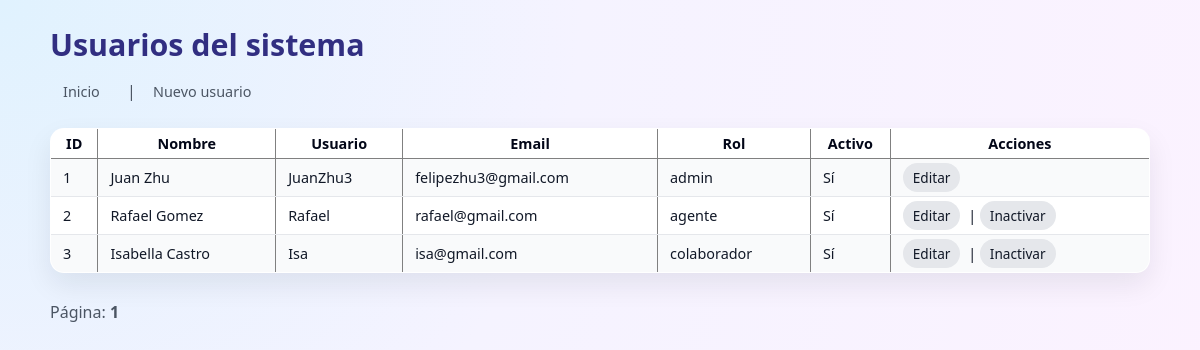
The app's page /public/usuarios.php (signed in) with its own data.
### tables this page shows
CREATE TABLE IF NOT EXISTS `usuarios` (
  `id` int NOT NULL AUTO_INCREMENT,
  `username` varchar(50) NOT NULL,
  `password_hash` varchar(255) NOT NULL,
  `nombre` varchar(100) NOT NULL,
  `email` varchar(100) NOT NULL,
  `rol_id` int NOT NULL,
  `activo` tinyint(1) DEFAULT '1',
  `creado_en` datetime DEFAULT CURRENT_TIMESTAMP,
  PRIMARY KEY (`id`),
  UNIQUE KEY `username` (`username`),
  KEY `rol_id` (`rol_id`)
);

CREATE TABLE IF NOT EXISTS `roles` (
  `id` int NOT NULL AUTO_INCREMENT,
  `nombre` varchar(50) NOT NULL,
  `alcance` varchar(255) DEFAULT NULL,
  `descripcion` varchar(255) DEFAULT NULL,
  PRIMARY KEY (`id`)
);

### app/core/Database.php (called while the page is built)
<?php
class Database
{
    private static $instance = null;
    private $connection;
    private function __construct()
    {
        $host    = 'sql211.infinityfree.com';
        $db      = 'if0_40622584_mesa_ayuda';
        $user    = 'if0_40622584';
        $pass    = 'tlOvjrdEGpA8J';
        $charset = 'utf8mb4';
        $dsn = "mysql:host=$host;dbname=$db;charset=$charset";
        $this->connection = new PDO($dsn, $user, $pass, [
            PDO::ATTR_ERRMODE            => PDO::ERRMODE_EXCEPTION,
            PDO::ATTR_DEFAULT_FETCH_MODE => PDO::FETCH_ASSOC,
        ]);
    }
    public static function getInstance(): Database
    {
        if (self::$instance === null) {
            self::$instance = new Database();
        }
        return self::$instance;
    }
    public function getConnection(): PDO
    {
        return $this->connection;
    }
}

### app/models/Usuario.php (called while the page is built, shortened)
<?php
require_once __DIR__ . '/../core/Database.php';
class Usuario
{
    private $db;
    public function __construct()
    {
        $this->db = Database::getInstance()->getConnection();
    }
    public function listarTodos(int $limite = 20, int $offset = 0): array
    {
        $sql = "SELECT u.*, r.nombre AS rol_nombre
                FROM usuarios u
                LEFT JOIN roles r ON u.rol_id = r.id
                ORDER BY id ASC
                LIMIT :limite OFFSET :offset";
        $stmt = $this->db->prepare($sql);
        $stmt->bindValue(':limite', $limite, PDO::PARAM_INT);
        $stmt->bindValue(':offset', $offset, PDO::PARAM_INT);
        $stmt->execute();
        return $stmt->fetchAll();
    }
    public function contarTodos(): int
    {
        $sql = "SELECT COUNT(*) AS total FROM usuarios";
        $stmt = $this->db->query($sql);
        $row = $stmt->fetch();
        return (int)($row['total'] ?? 0);
    }
}

### public/usuarios.php (the view, shortened to what this page needs)
<?php
require_once __DIR__ . '/../app/models/Usuario.php';
$model = new Usuario();
$pagina = isset($_GET['p']) ? (int)$_GET['p'] : 1;
$porPagina = 10;
$offset = ($pagina - 1) * $porPagina;
$total = $model->contarTodos();
$usuarios = $model->listarTodos($porPagina, $offset);
$totalPaginas = max(1, ceil($total / $porPagina));
?>
<!DOCTYPE html>
<html lang="es">
<head>
    <link rel="stylesheet" href="../assets/css/style.css">
</head>
<body>
    <h1>Usuarios del sistema</h1>
    <p>
        <a href="dashboard.php">Inicio</a> |
        <a href="usuario_form.php">Nuevo usuario</a>
    </p>
    <table border="1" cellpadding="5" cellspacing="0">
        <tr>
            <th>ID</th>
            <th>Nombre</th>
            <th>Usuario</th>
            <th>Email</th>
            <th>Rol</th>
            <th>Activo</th>
            <th>Acciones</th>
        </tr>
        <?php foreach ($usuarios as $u): ?>
            <tr>
                <td><?= $u['id']; ?></td>
                <td><?= htmlspecialchars($u['nombre']); ?></td>
                <td><?= htmlspecialchars($u['username']); ?></td>
                <td><?= htmlspecialchars($u['email']); ?></td>
                <td><?= htmlspecialchars($u['rol_nombre'] ?? ''); ?></td>
                <td><?= $u['activo'] ? 'Sí' : 'No'; ?></td>
                <td>
                    <a href="usuario_form.php?id=<?= $u['id']; ?>">Editar</a>
                    <?php if ($u['id'] != $_SESSION['user_id']): ?>
                        | <a href="usuario_eliminar.php?id=<?= $u['id']; ?>"
                             onclick="return confirm('¿Inactivar este usuario?');">
                            Inactivar
                          </a>
                    <?php endif; ?>
                </td>
            </tr>
        <?php endforeach; ?>
    </table>
    <p>
        Página:
        <?php for ($i = 1; $i <= $totalPaginas; $i++): ?>
            <?php if ($i == $pagina): ?>
                <strong><?= $i; ?></strong>
            <?php else: ?>
                <a href="?p=<?= $i; ?>"><?= $i; ?></a>
            <?php endif; ?>
        <?php endfor; ?>
    </p>
</body>
</html>

### assets/css/style.css (style rules this page uses)
:root { --bg-body: #f5f3ff; --bg-card: #ffffff; --bg-header: #4c1d95; --bg-header-soft: #312e81; --primary: #0ea5e9; --primary-soft: #e0f2fe; --primary-dark: #0284c7; --danger: #ef4444; --success: #16a34a; --warning: #f59e0b; --text-main: #020617; --text-soft: #4b5563; --border-soft: #e5e7eb; --shadow-soft: 0 12px 28px rgba(15, 23, 42, 0.08); --radius-card: 14px; --radius-pill: 999px; --transition-fast: 0.18s ease-out; --font-main: system-ui, -apple-system, BlinkMacSystemFont, "Segoe UI", sans-serif; }
*, *::before, *::after { box-sizing: border-box; }
html, body { margin: 0; padding: 0; }
body { font-family: var(--font-main); background: radial-gradient(circle at top left, #e0f2fe 0, #f5f3ff 40%, #fdf2ff 100%); color: var(--text-main); min-height: 100vh; }
body > h1, body > h2, body > h3, body > p, body > form, body > table, .perfil-foto-wrapper, body > hr, body > ul { max-width: 1100px; margin-left: auto; margin-right: auto; }
h1 { font-size: 1.9rem; font-weight: 700; margin: 24px auto 10px auto; color: var(--bg-header-soft); text-align: left; }
p { margin: 6px 0 10px; color: var(--text-soft); line-height: 1.45; }
a { color: var(--primary); text-decoration: none; font-weight: 500; }
body > p a { display: inline-block; margin-right: 10px; padding: 6px 12px; border-radius: var(--radius-pill); border: 1px solid transparent; background-color: transparent; font-size: 0.9rem; color: var(--text-soft); transition: background-color var(--transition-fast), color var(--transition-fast), border-color var(--transition-fast), transform var(--transition-fast); }
table { width: 100%; border-collapse: collapse; margin: 18px auto 28px auto; background-color: var(--bg-card); border-radius: 14px; overflow: hidden; box-shadow: var(--shadow-soft); font-size: 0.9rem; }
table tbody tr:nth-child(even) { background-color: #f9fafb; }
table tbody tr:nth-child(odd) { background-color: #ffffff; }
table td { padding: 9px 12px; border-bottom: 1px solid var(--border-soft); color: #111827; }
table td a { font-size: 0.85rem; padding: 4px 9px; border-radius: var(--radius-pill); border: 1px solid transparent; background-color: #e5e7eb; color: #111827; font-weight: 500; text-decoration: none; margin-right: 4px; }

### records on screen
usuarios: id "1", nombre "Juan Zhu", username "JuanZhu3", email "felipezhu3@gmail.com", rol.nombre "admin", activo "Sí"
usuarios: id "2", nombre "Rafael Gomez", username "Rafael", email "rafael@gmail.com", rol.nombre "agente", activo "Sí"
usuarios: id "3", nombre "Isabella Castro", username "Isa", email "isa@gmail.com", rol.nombre "colaborador", activo "Sí"
